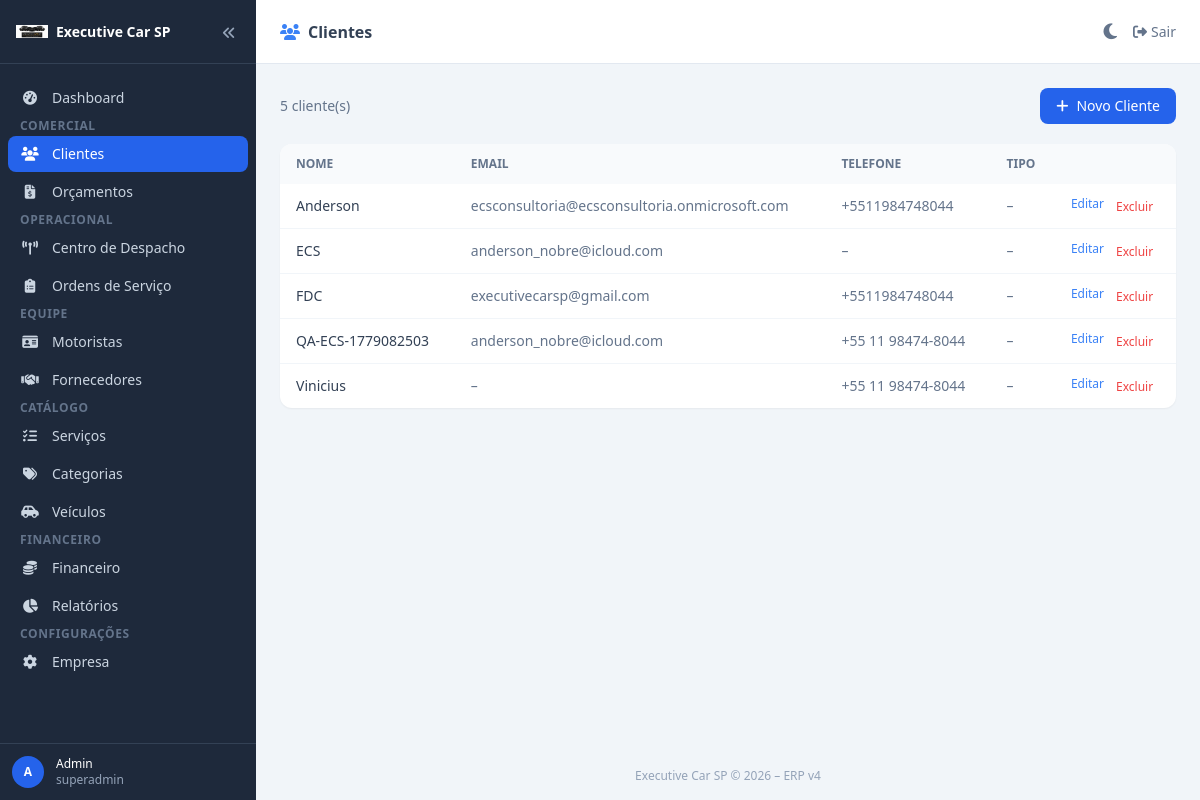
The page /clients/ (signed in) on the database its author committed.
### app/models/company.py (models this page shows, shortened)
class Company(db.Model, TimestampMixin):
    __tablename__ = "companies"
    id       = db.Column(db.Integer, primary_key=True)
    name     = db.Column(db.String(200), nullable=False)
    slug     = db.Column(db.String(100), unique=True, nullable=False)
    email    = db.Column(db.String(200))
    phone    = db.Column(db.String(50))
    document = db.Column(db.String(50))   # CNPJ
    address  = db.Column(db.Text)
    logo_url = db.Column(db.String(500))
    plan     = db.Column(db.String(50), default="basic")    # basic, pro, enterprise
    status   = db.Column(db.String(50), default="active")   # active, suspended, cancelled
    settings = db.Column(db.JSON)
    users          = db.relationship("User",          backref="company", lazy="dynamic")
    clients        = db.relationship("Client",        backref="company", lazy="dynamic")
    suppliers      = db.relationship("Supplier",      backref="company", lazy="dynamic")
    drivers        = db.relationship("Driver",        backref="company", lazy="dynamic")
    vehicles       = db.relationship("Vehicle",       backref="company", lazy="dynamic")
    quotes         = db.relationship("Quote",         backref="company", lazy="dynamic")
    bookings       = db.relationship("Booking",       backref="company", lazy="dynamic")
    service_orders = db.relationship("ServiceOrder",  backref="company", lazy="dynamic")

### app/models/user.py (models this page shows, shortened)
class User(db.Model, UserMixin, TimestampMixin):
    __tablename__ = "users"
    id            = db.Column(db.Integer, primary_key=True)
    company_id    = db.Column(db.Integer, db.ForeignKey("companies.id"), nullable=False)
    name          = db.Column(db.String(200), nullable=False)
    email         = db.Column(db.String(200), unique=True, nullable=False)
    password_hash = db.Column(db.String(500))
    role          = db.Column(db.String(50), default="operator")
    is_active     = db.Column(db.Boolean, default=True)
    last_login    = db.Column(db.DateTime)

### app/models/client.py (models this page shows, shortened)
class Client(db.Model, TimestampMixin, SoftDeleteMixin):
    __tablename__ = "clients"
    id         = db.Column(db.Integer, primary_key=True)
    company_id = db.Column(db.Integer, db.ForeignKey("companies.id"), nullable=False)
    name       = db.Column(db.String(200), nullable=False)
    contact    = db.Column(db.String(200))
    email      = db.Column(db.String(200))
    phone      = db.Column(db.String(50))
    whatsapp   = db.Column(db.String(50))
    document   = db.Column(db.String(50))   # CPF/CNPJ
    address    = db.Column(db.Text)
    city       = db.Column(db.String(100))
    state      = db.Column(db.String(10))
    country    = db.Column(db.String(100), default="Brasil")
    language       = db.Column(db.String(10), default="pt")
    billing_type   = db.Column(db.String(50), default="recibo")
    payment_method = db.Column(db.String(50))
    notes          = db.Column(db.Text)
    is_active      = db.Column(db.Boolean, default=True)
    quotes   = db.relationship("Quote",        backref="client", lazy="dynamic")
    bookings = db.relationship("Booking",      backref="client", lazy="dynamic")
    service_orders = db.relationship("ServiceOrder", backref="client", lazy="dynamic")

### app/blueprints/clients/routes.py (the view)
@clients_bp.route("/")
@login_required
def index():
    q     = request.args.get("q", "").strip()
    query = Client.query.filter_by(company_id=current_user.company_id, deleted_at=None)
    if q:
        query = query.filter(Client.name.ilike(f"%{q}%"))
    clients = query.order_by(Client.name).all()
    return render_template("clients/index.html", clients=clients, q=q)

### app/models/user.py (called while the page is built)
@login_manager.user_loader
def load_user(user_id):
    return User.query.get(int(user_id))

### app/templates/clients/index.html (shortened to what this page needs)
{% extends "base.html" %}
{% block page_title %}<i class="fa-solid fa-users mr-2 text-blue-500"></i>Clientes{% endblock %}
{% block content %}
<div class="flex justify-between items-center mb-5">
  <p class="text-sm text-slate-500">{{ clients|length }} cliente(s)</p>
  <a href="{{ url_for('clients.new') }}"
     class="bg-blue-600 hover:bg-blue-700 text-white text-sm font-medium px-4 py-2 rounded-lg flex items-center gap-2">
    <i class="fa-solid fa-plus"></i> Novo Cliente
  </a>
</div>
<div class="bg-white dark:bg-slate-800 rounded-xl shadow-sm overflow-hidden">
  <table class="w-full text-sm">
    <thead class="bg-slate-50 dark:bg-slate-700">
      <tr>
        <th class="px-4 py-3 text-left text-xs font-semibold text-slate-500 uppercase">Nome</th>
        <th class="px-4 py-3 text-left text-xs font-semibold text-slate-500 uppercase">Email</th>
        <th class="px-4 py-3 text-left text-xs font-semibold text-slate-500 uppercase">Telefone</th>
        <th class="px-4 py-3 text-left text-xs font-semibold text-slate-500 uppercase">Tipo</th>
        <th class="px-4 py-3"></th>
      </tr>
    </thead>
    <tbody class="divide-y divide-slate-100 dark:divide-slate-700">
      {% for c in clients %}
      <tr class="hover:bg-slate-50 dark:hover:bg-slate-700">
        <td class="px-4 py-3 font-medium text-slate-700 dark:text-slate-200">{{ c.name }}</td>
        <td class="px-4 py-3 text-slate-500">{{ c.email or '–' }}</td>
        <td class="px-4 py-3 text-slate-500">{{ c.phone or '–' }}</td>
        <td class="px-4 py-3 text-slate-500">{{ c.client_type or '–' }}</td>
        <td class="px-4 py-3 flex gap-3">
          <a href="{{ url_for('clients.edit', cid=c.id) }}" class="text-blue-500 hover:underline text-xs">Editar</a>
          <form method="post" action="{{ url_for('clients.delete', cid=c.id) }}" class="inline"
                onsubmit="return confirm('Excluir?')">
            <button class="text-red-500 hover:underline text-xs">Excluir</button>
          </form>
        </td>
      </tr>
      {% else %}
      <tr><td colspan="5" class="px-4 py-10 text-center text-slate-400">Nenhum cliente cadastrado.</td></tr>
      {% endfor %}
    </tbody>
  </table>
</div>
{% endblock %}

### app/templates/base.html (shortened to what this page needs)
<!DOCTYPE html>
<html lang="pt-BR">
<head>
  <script src="https://cdn.tailwindcss.com"></script>
  <link rel="stylesheet" href="https://cdnjs.cloudflare.com/ajax/libs/font-awesome/6.5.0/css/all.min.css">
</head>
<body x-data="erp()" class="bg-slate-100 dark:bg-slate-900 text-slate-900 dark:text-slate-100 min-h-screen font-sans antialiased">
<aside :class="sidebarOpen ? 'w-64' : 'w-16'"
       class="fixed inset-y-0 left-0 z-50 bg-slate-800 flex flex-col transition-all duration-300 overflow-hidden">
  <div class="h-16 flex items-center justify-between px-4 border-b border-slate-700 shrink-0">
    <a href="/" class="flex items-center gap-2 min-w-0">
      {% if current_company and current_company.logo_url %}
      <img src="{{ current_company.logo_url }}" alt="Logo"
           class="w-8 h-8 object-contain rounded shrink-0">
      {% else %}
      <div class="w-8 h-8 bg-blue-600 rounded-lg flex items-center justify-center shrink-0">
        <i class="fa-solid fa-car text-white text-sm"></i>
      </div>
      {% endif %}
      <span x-show="sidebarOpen" x-transition class="text-white font-bold text-sm truncate">
        {{ current_company.name if current_company else 'Executive Car SP' }}
      </span>
    </a>
    <button @click="sidebarOpen = !sidebarOpen; localStorage.setItem('sidebarOpen', sidebarOpen)"
            class="text-slate-400 hover:text-white p-1 shrink-0">
      <i :class="sidebarOpen ? 'fa-angles-left' : 'fa-angles-right'" class="fa-solid text-sm"></i>
    </button>
  </div>
  <nav class="flex-1 py-4 px-2 overflow-y-auto space-y-0.5">
    {% set sl = "flex items-center gap-3 px-3 py-2 rounded-lg text-slate-300 hover:bg-slate-700 hover:text-white transition-colors text-sm w-full" %}
    {% set sl_active = "flex items-center gap-3 px-3 py-2 rounded-lg bg-blue-600 text-white text-sm w-full" %}
    <a href="{{ url_for('dashboard.index') }}"
       class="{{ sl_active if request.endpoint == 'dashboard.index' else sl }}">
      <i class="fa-solid fa-gauge-high w-5 text-center shrink-0"></i>
      <span x-show="sidebarOpen" x-transition class="truncate">Dashboard</span>
    </a>
    <p x-show="sidebarOpen" class="text-xs font-semibold text-slate-500 uppercase tracking-wider px-3 mt-5 mb-1">Comercial</p>
    <a href="{{ url_for('clients.index') }}"
       class="{{ sl_active if request.blueprint == 'clients' else sl }}">
      <i class="fa-solid fa-users w-5 text-center shrink-0"></i>
      <span x-show="sidebarOpen" x-transition class="truncate">Clientes</span>
    </a>
    <a href="{{ url_for('quotes.index') }}"
       class="{{ sl_active if request.blueprint == 'quotes' else sl }}">
      <i class="fa-solid fa-file-invoice-dollar w-5 text-center shrink-0"></i>
      <span x-show="sidebarOpen" x-transition class="truncate">Orçamentos</span>
    </a>
    <p x-show="sidebarOpen" class="text-xs font-semibold text-slate-500 uppercase tracking-wider px-3 mt-5 mb-1">Operacional</p>
    <a href="{{ url_for('dispatch.index') }}"
       class="{{ sl_active if request.blueprint == 'dispatch' else sl }}">
      <i class="fa-solid fa-tower-broadcast w-5 text-center shrink-0"></i>
      <span x-show="sidebarOpen" x-transition class="truncate">Centro de Despacho</span>
    </a>
    <a href="{{ url_for('service_orders.index') }}"
       class="{{ sl_active if request.blueprint == 'service_orders' else sl }}">
      <i class="fa-solid fa-clipboard-list w-5 text-center shrink-0"></i>
      <span x-show="sidebarOpen" x-transition class="truncate">Ordens de Serviço</span>
    </a>
    <p x-show="sidebarOpen" class="text-xs font-semibold text-slate-500 uppercase tracking-wider px-3 mt-5 mb-1">Equipe</p>
    <a href="{{ url_for('drivers.index') }}"
       class="{{ sl_active if request.blueprint == 'drivers' else sl }}">
      <i class="fa-solid fa-id-card w-5 text-center shrink-0"></i>
      <span x-show="sidebarOpen" x-transition class="truncate">Motoristas</span>
    </a>
    <a href="{{ url_for('suppliers.index') }}"
       class="{{ sl_active if request.blueprint == 'suppliers' else sl }}">
      <i class="fa-solid fa-handshake w-5 text-center shrink-0"></i>
      <span x-show="sidebarOpen" x-transition class="truncate">Fornecedores</span>
    </a>
    <p x-show="sidebarOpen" class="text-xs font-semibold text-slate-500 uppercase tracking-wider px-3 mt-5 mb-1">Catálogo</p>
    <a href="{{ url_for('services.index') }}"
       class="{{ sl_active if request.blueprint == 'services' else sl }}">
      <i class="fa-solid fa-list-check w-5 text-center shrink-0"></i>
      <span x-show="sidebarOpen" x-transition class="truncate">Serviços</span>
    </a>
    <a href="{{ url_for('categories.index') }}"
       class="{{ sl_active if request.blueprint == 'categories' else sl }}">
      <i class="fa-solid fa-tags w-5 text-center shrink-0"></i>
      <span x-show="sidebarOpen" x-transition class="truncate">Categorias</span>
    </a>
    <a href="{{ url_for('vehicles.index') }}"
       class="{{ sl_active if request.blueprint == 'vehicles' else sl }}">
      <i class="fa-solid fa-car-side w-5 text-center shrink-0"></i>
      <span x-show="sidebarOpen" x-transition class="truncate">Veículos</span>
    </a>
    <p x-show="sidebarOpen" class="text-xs font-semibold text-slate-500 uppercase tracking-wider px-3 mt-5 mb-1">Financeiro</p>
    <a href="{{ url_for('financial.index') }}"
       class="{{ sl_active if request.blueprint == 'financial' else sl }}">
      <i class="fa-solid fa-coins w-5 text-center shrink-0"></i>
      <span x-show="sidebarOpen" x-transition class="truncate">Financeiro</span>
    </a>
    <a href="{{ url_for('reports.index') }}"
       class="{{ sl_active if request.blueprint == 'reports' else sl }}">
      <i class="fa-solid fa-chart-pie w-5 text-center shrink-0"></i>
      <span x-show="sidebarOpen" x-transition class="truncate">Relatórios</span>
    </a>
    <p x-show="sidebarOpen" class="text-xs font-semibold text-slate-500 uppercase tracking-wider px-3 mt-5 mb-1">Configurações</p>
    <a href="{{ url_for('dashboard.settings') }}"
       class="{{ sl_active if request.endpoint == 'dashboard.settings' else sl }}">
      <i class="fa-solid fa-gear w-5 text-center shrink-0"></i>
      <span x-show="sidebarOpen" x-transition class="truncate">Empresa</span>
    </a>
  </nav>
  <div class="border-t border-slate-700 p-3 shrink-0">
    <div class="flex items-center gap-3">
      <div class="w-8 h-8 bg-blue-600 rounded-full flex items-center justify-center text-white text-xs font-bold shrink-0">
        {{ current_user.name[0]|upper if current_user.is_authenticated else '?' }}
      </div>
      <div x-show="sidebarOpen" x-transition class="min-w-0">
        <p class="text-white text-xs font-medium truncate">{{ current_user.name if current_user.is_authenticated else '' }}</p>
        <p class="text-slate-400 text-xs truncate">{{ current_user.role if current_user.is_authenticated else '' }}</p>
      </div>
    </div>
  </div>
</aside>
<div :class="sidebarOpen ? 'ml-64' : 'ml-16'" class="transition-all duration-300 min-h-screen flex flex-col">
  <header class="h-16 bg-white dark:bg-slate-800 border-b border-slate-200 dark:border-slate-700 flex items-center justify-between px-6 sticky top-0 z-40">
    <h1 class="text-base font-semibold text-slate-700 dark:text-slate-200">
      {% block page_title %}{% endblock %}
    </h1>
    <div class="flex items-center gap-4">
      <button id="darkToggle" title="Alternar Dark / Light" class="text-slate-500 hover:text-slate-700 dark:text-slate-400 dark:hover:text-white transition-colors">
        <i id="darkIcon" class="fa-solid fa-moon text-lg"></i>
      </button>
      <a href="{{ url_for('auth.logout') }}" class="text-slate-500 hover:text-slate-700 dark:text-slate-400 dark:hover:text-white text-sm flex items-center gap-1">
        <i class="fa-solid fa-right-from-bracket"></i>
        <span class="hidden sm:inline">Sair</span>
      </a>
    </div>
  </header>
  <main class="flex-1 p-6">{% block content %}{% endblock %}</main>
  <footer class="text-center text-xs text-slate-400 dark:text-slate-600 py-4">
    Executive Car SP &copy; 2026 – ERP v4
  </footer>
</div>
</body>
</html>

### rows shown on the page
Company: logo_url (picture), name "Executive Car SP"
User: is_active+name "A", is_active+name "Admin", is_active+role "superadmin"
Client: name "Anderson", email "ecsconsultoria@ecsconsultoria.onmicrosoft.com", phone "+5511984748044", client_type "–"
Client: name "ECS", email "anderson_nobre@icloud.com", phone "–", client_type "–"
Client: name "FDC", email "executivecarsp@gmail.com", phone "+5511984748044", client_type "–"
Client: name "QA-ECS-1779082503", email "anderson_nobre@icloud.com", phone "+55 11 98474-8044", client_type "–"
Client: name "Vinicius", email "–", phone "+55 11 98474-8044", client_type "–"

### other values the page prints
{{ clients|length }} "5"
